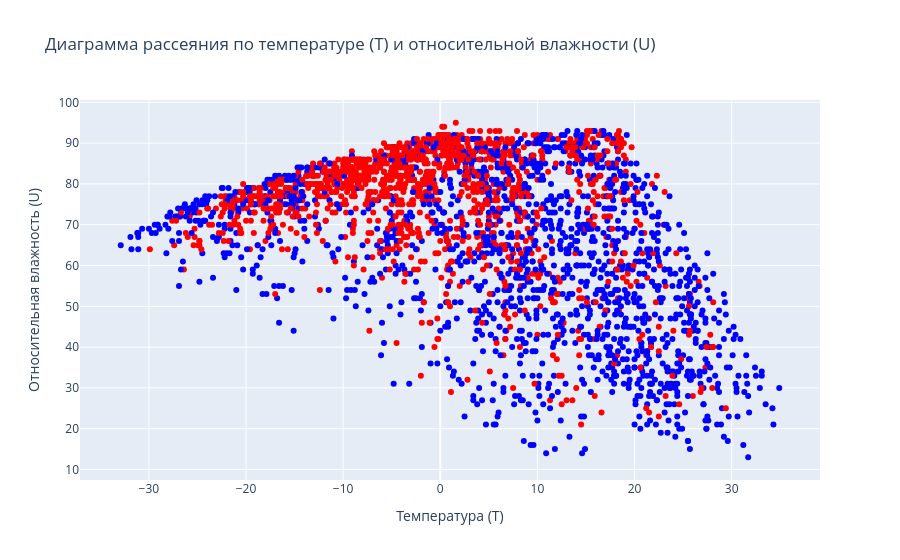

The notebook cell this image was saved under:
### Code cell
colors = df['N'].apply(lambda n: 'red' if n == '100%.' else 'blue')

fig_1.update_traces(marker={'color': colors})
fig_1.show()

### Figure 1 — Plotly figure (JSON) as saved in the notebook; plotly's stock layout.template omitted (floating-point values rounded to 4 significant figures; data arrays with more than 128 entries replaced by an {"elided": "..."} marker saying what was removed)
{"data": [{"marker": {"color": {"elided": "2919 str values"}}, "mode": "markers", "type": "scatter", "x": {"elided": "2919 float values"}, "y": {"elided": "2919 int values"}}], "layout": {"title": {"text": "Диаграмма рассеяния по температуре (T) и относительной влажности (U)"}, "xaxis": {"title": {"text": "Температура (T)"}}, "yaxis": {"title": {"text": "Относительная влажность (U)"}}}}
